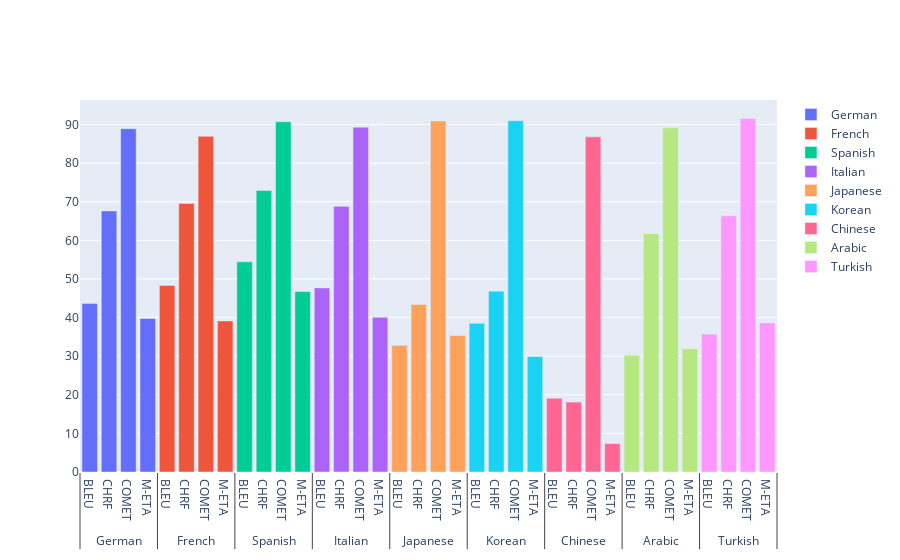

Source (notebook cell):
### Code cell
fig_Euro = go.Figure()
for country, values in Compare_df_Euro.items():
    fig_Euro.add_bar(
        x=[[country]*len(index_metric_names), index_metric_names],
        y=values,
        name=country
    )

fig_Euro.show()

### Figure 1 — Plotly figure (JSON) as saved in the notebook; plotly's stock layout.template omitted (floating-point values rounded to 4 significant figures)
{"data": [{"name": "German", "type": "bar", "x": [["German", "German", "German", "German"], ["BLEU", "CHRF", "COMET", "M-ETA"]], "y": [43.67, 67.62, 88.92, 39.78]}, {"name": "French", "type": "bar", "x": [["French", "French", "French", "French"], ["BLEU", "CHRF", "COMET", "M-ETA"]], "y": [48.32, 69.54, 86.93, 39.13]}, {"name": "Spanish", "type": "bar", "x": [["Spanish", "Spanish", "Spanish", "Spanish"], ["BLEU", "CHRF", "COMET", "M-ETA"]], "y": [54.44, 72.89, 90.72, 46.74]}, {"name": "Italian", "type": "bar", "x": [["Italian", "Italian", "Italian", "Italian"], ["BLEU", "CHRF", "COMET", "M-ETA"]], "y": [47.68, 68.8, 89.31, 40.06]}, {"name": "Japanese", "type": "bar", "x": [["Japanese", "Japanese", "Japanese", "Japanese"], ["BLEU", "CHRF", "COMET", "M-ETA"]], "y": [32.8, 43.41, 90.92, 35.35]}, {"name": "Korean", "type": "bar", "x": [["Korean", "Korean", "Korean", "Korean"], ["BLEU", "CHRF", "COMET", "M-ETA"]], "y": [38.5, 46.84, 90.99, 29.9]}, {"name": "Chinese", "type": "bar", "x": [["Chinese", "Chinese", "Chinese", "Chinese"], ["BLEU", "CHRF", "COMET", "M-ETA"]], "y": [19.1, 18.11, 86.81, 7.36]}, {"name": "Arabic", "type": "bar", "x": [["Arabic", "Arabic", "Arabic", "Arabic"], ["BLEU", "CHRF", "COMET", "M-ETA"]], "y": [30.26, 61.73, 89.14, 31.95]}, {"name": "Turkish", "type": "bar", "x": [["Turkish", "Turkish", "Turkish", "Turkish"], ["BLEU", "CHRF", "COMET", "M-ETA"]], "y": [35.71, 66.39, 91.53, 38.62]}], "layout": {}}
